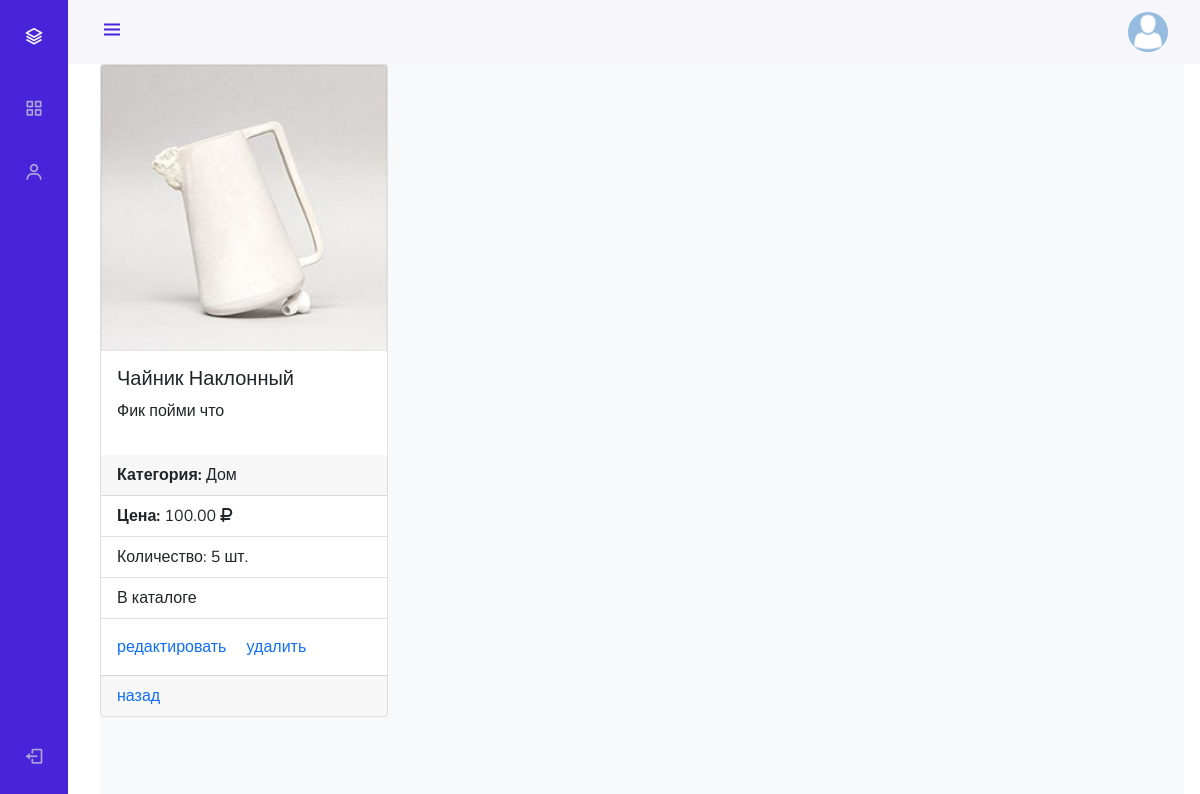
Before: /admin_staff/products/read/8/ with the older database file.
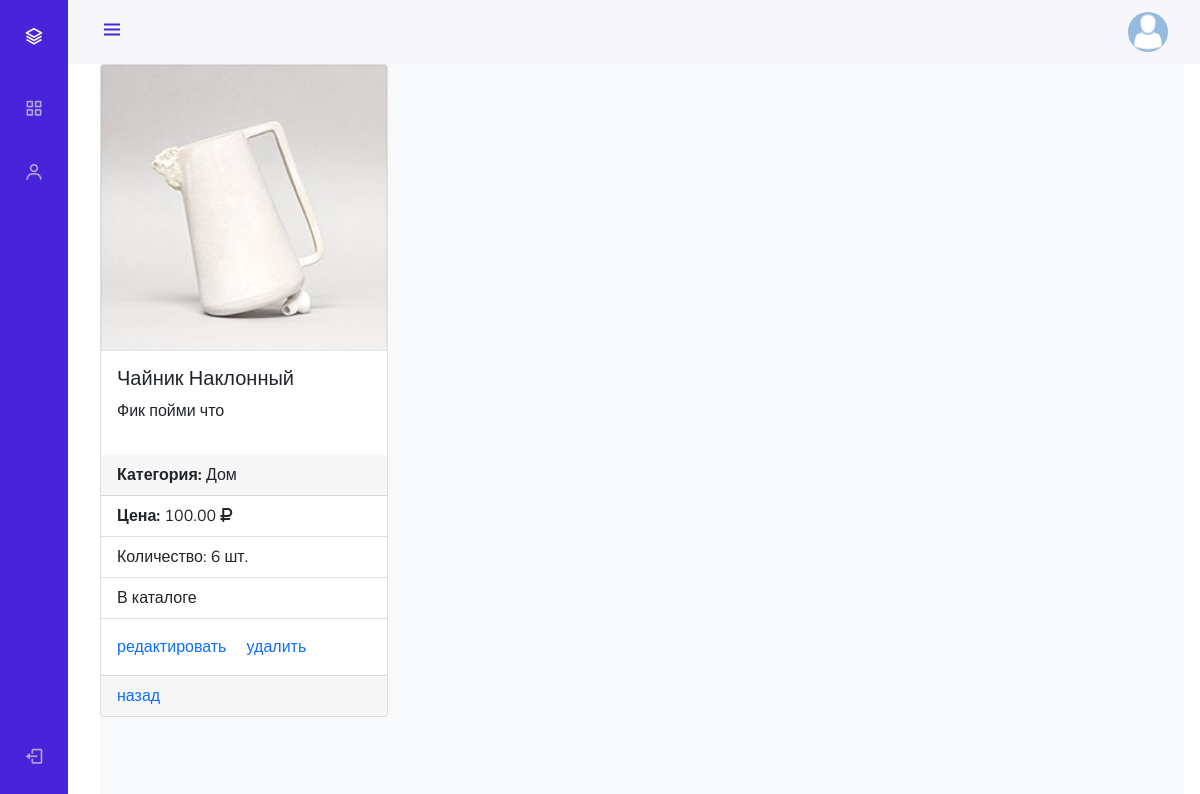
After: the same page with the newer database file.
### productsapp/models.py (models this page shows, shortened)
class Product(models.Model):
    category = models.ForeignKey(ProductCategory, on_delete=models.CASCADE)
    name = models.CharField(verbose_name='имя продукта', max_length=128)
    image = models.ImageField(upload_to='products_images', blank=True)
    short_desc = models.CharField(verbose_name='краткое описание продукта', max_length=60, blank=True)
    description = models.TextField(verbose_name='описание продукта', blank=True)
    price = models.DecimalField(verbose_name='цена продукта', max_digits=8, decimal_places=2, default=0)
    quantity = models.PositiveIntegerField(verbose_name='количество на складе', default=0)
    is_active = models.BooleanField(verbose_name='активный', db_index=True, default=True)

class ProductCategory (models.Model):
    name = models.CharField(verbose_name='имя', max_length=64, unique=True)
    description = models.TextField(verbose_name='описание', blank=True)
    create_at = models.DateTimeField(verbose_name='создано', auto_now_add=True)
    update_at = models.DateTimeField(verbose_name='обновлено', auto_now=True)
    is_active = models.BooleanField(verbose_name='активный', db_index=True, default=True)

### adminapp/views.py (the view)
# urls.py: path('products/read/<int:pk>/', adminapp.ProductDetailView.as_view(), name='product_read'),
class ProductDetailView(DetailView):
    model = Product
    template_name = 'adminapp/product_read.html'
    def get_context_data(self, **kwargs):
        context = super().get_context_data(**kwargs)
        context['title'] = 'продукт/подробнее'
        return context

### adminapp/templatetags/my_tags.py (called while the page is built)
def media_folder_products(string):
    if not string:
        string = 'products_images/default.png'
    return f'{settings.MEDIA_URL}{string}'

@register.filter(name='media_folder_users')
def media_folder_users(string):
    if not string:
        string = 'users_avatars/default.png'
    return f'{settings.MEDIA_URL}{string}'

### mainapp/context_processors.py (called while the page is built)
def basket(request):
    basket = []
    if request.user.is_authenticated:
        basket = Basket.objects.filter(user=request.user).select_related()
    return {
        'basket': basket,
    }

### adminapp/templates/adminapp/product_read.html (shortened to what this page needs)
{% extends 'adminapp/base.html' %}
{% load static %}
{% load my_tags %}
{% block content %}
    <div class="card" style="width: 18rem;">
        <img src="{{ object.image|media_folder_products }}" class="card-img-top" alt="{{ object.name }}">
        <div class="card-body">
            <h5 class="card-title">{{ object.name|title  }}</h5>
            <p class="card-text">{{ object.short_desc }}</p>
        </div>
        <div class="card-header"><b>Категория:</b> {{ object.category.name|title }}</div>
        <ul class="list-group list-group-flush">
            <li class="list-group-item"><b>Цена:</b> {{ object.price }} <i class="fas fa-ruble-sign"></i></li>
            <li class="list-group-item">Количество: {{ object.quantity }} шт.</li>
            <li class="list-group-item">{% if object.is_active %}В каталоге{% else %}Выключена{% endif %}</li>
        </ul>
        <div class="card-body">
            <a href="{% url 'admin_staff:product_update' object.pk %}" class="card-link">редактировать</a>
            <a href="{% url 'admin_staff:product_delete' object.pk %}" class="card-link">удалить</a>
        </div>
        <div class="card-footer"><a href="{% url 'admin_staff:products' object.category.pk %}" class="card-link">назад</a></div>
    </div>
{% endblock %}

Changed rows visible on the page:
changed Product "Чайник Наклонный": quantity "5" → "6"
